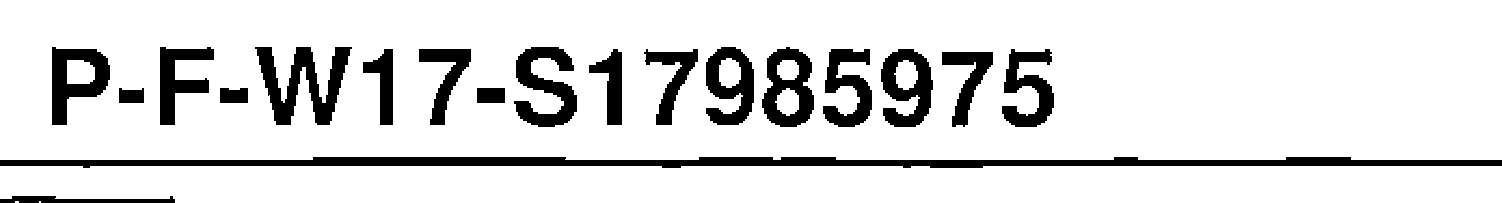
#> input picture debug_images/2026-01-28/349064d8-afe9-4211-a580-93f54fa60289_page1_132757_method4_otsu.png, 1502 x 203 px
$ python -i image_processor.py   (imports and definitions only)
#> lines starting #> are read from the running program, lines starting #| are printed output that depends on the picture; after the words box and inside, x2 and y2 are one past the last pixel; in counts of white or black regions, pixels touching at a corner belong together
#> `picture = cv2.imread('../../debug_images/2026-01-28/349064d8-afe9-4211..`: picture: shape (203, 1502); 86.4% white; 19 black regions, largest, box (x1, y1, x2, y2) and area: (0, 157, 1502, 168) 10598, (255, 47, 352, 125) 3449, (514, 47, 577, 127) 2671
"""
Image Processor - Image preprocessing methods for OCR
Extracted from V2 to separate concerns
"""

import cv2
import numpy as np
import logging
from typing import Tuple, Optional
from PIL import Image

logger = logging.getLogger(__name__)


class ImageProcessor:
    """
    Image preprocessing utilities for OCR optimization

    Contains all image manipulation methods from V2:
    - Thresholding (simple, adaptive, OTSU)
    - Filtering (median, bilateral, Gaussian)
    - Morphological operations (opening, closing, black hat)
    - Line removal (Hough transform)
    - Enhancement (CLAHE, sharpening)
    """

    # [41 lines left out: functions apply_simple_threshold, apply_otsu_threshold, apply_adaptive_threshold, apply_bilateral_filter, apply_median_blur, not called in this run]

    @staticmethod
    def apply_line_removal(gray: np.ndarray) -> np.ndarray:
        """Remove horizontal lines using morphology"""
        _, binary = cv2.threshold(gray, 0, 255, cv2.THRESH_BINARY + cv2.THRESH_OTSU)
        inverted = cv2.bitwise_not(binary)

        # Detect horizontal lines
        horizontal_kernel = cv2.getStructuringElement(cv2.MORPH_RECT, (40, 1))
        detect_horizontal = cv2.morphologyEx(inverted, cv2.MORPH_OPEN, horizontal_kernel, iterations=2)
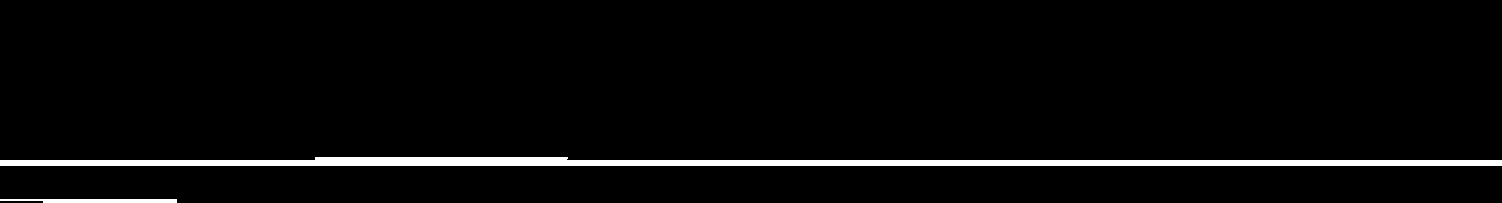
#> detect_horizontal: shape (203, 1502); 3.4% white; 2 white regions

        # Remove lines
        cnts = cv2.findContours(detect_horizontal, cv2.RETR_EXTERNAL, cv2.CHAIN_APPROX_SIMPLE)
#> cnts = 2 contours; box (x1, y1, x2, y2) and area: (0, 157, 1502, 166) 8260, (0, 199, 177, 203) 442
        cnts = cnts[0] if len(cnts) == 2 else cnts[1]
        for c in cnts:
            cv2.drawContours(inverted, [c], -1, (0, 0, 0), 5)
#> this loop made 2 passes
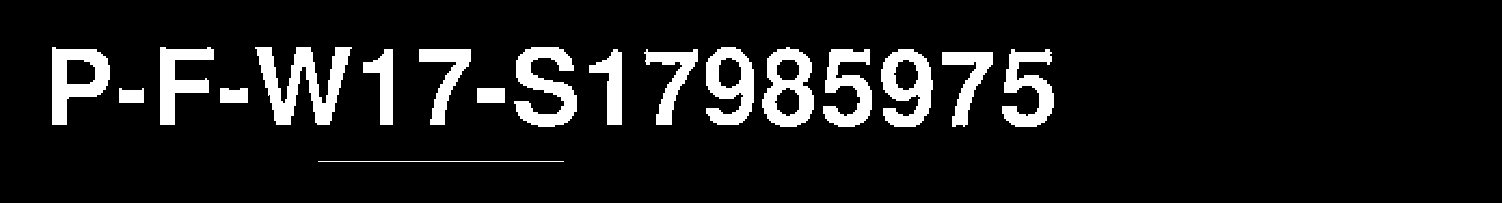
#> inverted: shape (203, 1502); 9.9% white; 18 white regions, largest, box (x1, y1, x2, y2) and area: (255, 47, 352, 125) 3449, (514, 47, 577, 127) 2671, (52, 47, 110, 125) 2413

        # Clean up
        kernel = cv2.getStructuringElement(cv2.MORPH_RECT, (3, 3))
#> kernel = [[1, 1, 1], [1, 1, 1], [1, 1, 1]]
        opening = cv2.morphologyEx(inverted, cv2.MORPH_OPEN, kernel, iterations=1)
#> opening: shape (203, 1502); 9.8% white; 17 white regions, largest, box (x1, y1, x2, y2) and area: (257, 47, 350, 125) 3440, (514, 47, 577, 127) 2671, (52, 47, 110, 125) 2413
        result = cv2.bitwise_not(opening)

        return result

    # [74 lines left out: functions apply_black_hat, apply_contrast_enhancement, apply_morphological_opening, apply_hough_line_removal, filter_black_text, pil_to_cv2, not called in this run]

>>> import cv2
>>> picture = cv2.imread('../../debug_images/2026-01-28/349064d8-afe9-4211-a580-93f54fa60289_page1_132757_method4_otsu.png', cv2.IMREAD_GRAYSCALE)
>>> result = ImageProcessor().apply_line_removal(picture)

$ run again, on debug_images/2026-01-28/e5278284-451a-46de-9705-29432e54b7ed_page1_133250_method4_otsu.png
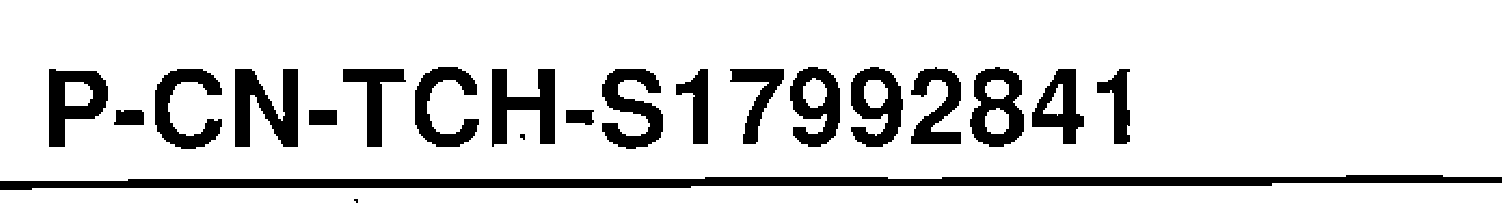
#> input picture debug_images/2026-01-28/e5278284-451a-46de-9705-29432e54b7ed_page1_133250_method4_otsu.png, 1502 x 203 px
#> picture: shape (203, 1502); 84.7% white; 21 black regions (1 under 20 px), largest, box (x1, y1, x2, y2) and area: (0, 175, 1502, 190) 12694, (235, 69, 298, 147) 3103, (492, 69, 555, 147) 2725
#> detect_horizontal: shape (203, 1502); 4.1% white; 1 white region
#> cnts = 1 contour; box (x1, y1, x2, y2) and area: (0, 175, 1502, 188) 11120
#> the loop in apply_line_removal, `for c in cnts:` made 1 pass
#> after the loop in apply_line_removal, `for c in cnts:`:
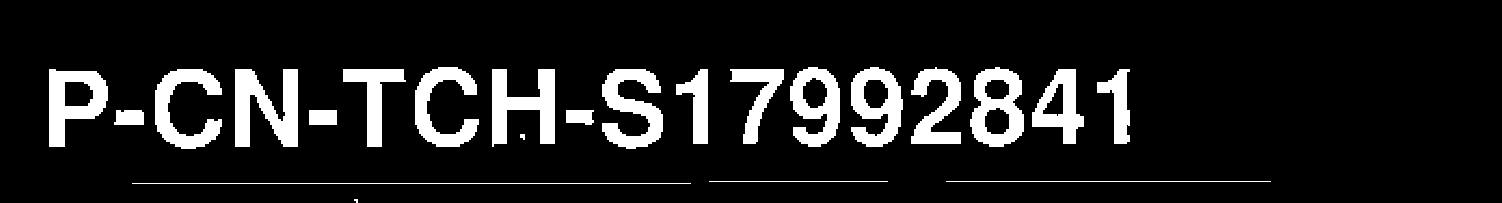
#> inverted: shape (203, 1502); 11.5% white; 23 white regions (1 under 20 px), largest, box (x1, y1, x2, y2) and area: (235, 69, 298, 147) 3103, (492, 69, 555, 147) 2725, (602, 69, 663, 149) 2663
#> kernel = [[1, 1, 1], [1, 1, 1], [1, 1, 1]]
#> in apply_line_removal, `opening = cv2.morphologyEx(inverted, cv2.MORPH_OPEN, kernel, iteration..`:
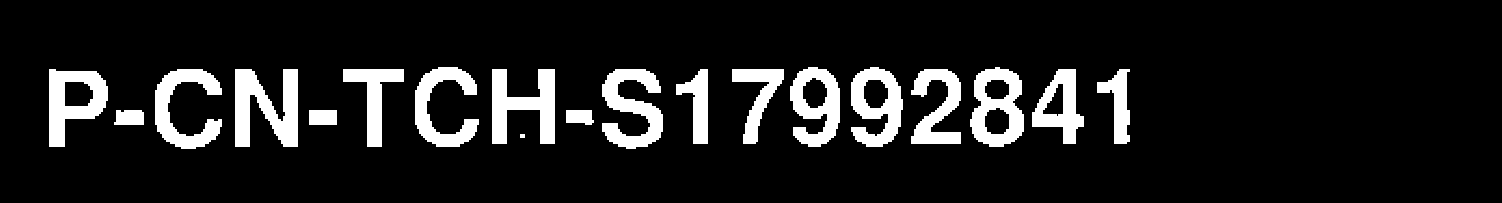
#> opening: shape (203, 1502); 11.2% white; 19 white regions, largest, box (x1, y1, x2, y2) and area: (235, 69, 298, 147) 3103, (492, 69, 555, 144) 2719, (602, 69, 663, 149) 2663
